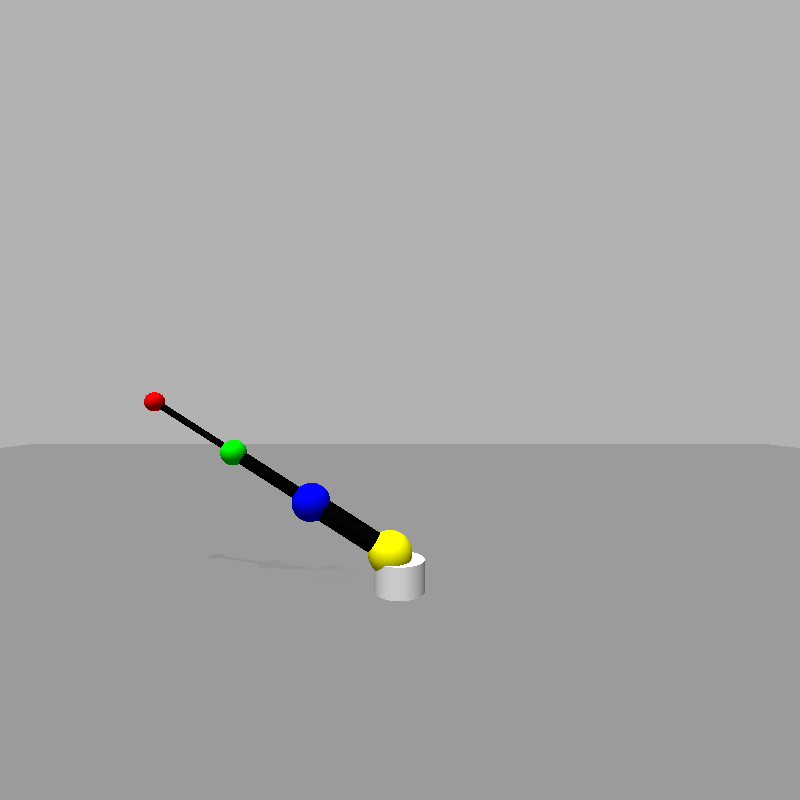
#> input picture image_copy.png, 800 x 800 px
$ python findAngles.py
#> lines starting #> are read from the running program, lines starting #| are printed output that depends on the picture; after the words box and inside, x2 and y2 are one past the last pixel; in counts of white or black regions, pixels touching at a corner belong together; long printed decimals are rounded
import cv2
import math
import numpy as np
from cv2 import imread
import statistics


def extractRed(image):
	red_part = cv2.inRange(image, np.array([0,0,220]), np.array([5,5,255]))
	return red_part
def extractBlue(image):
	red_part = cv2.inRange(image, np.array([220,0,0]), np.array([255,5,5]))
	return red_part
def extractGreen(image):
	red_part = cv2.inRange(image, np.array([0,220,0]), np.array([5,255,5]))
	return red_part
def extractYellow(image):
	red_part = cv2.inRange(image, np.array([0,220,220]), np.array([5,255,255]))
	return red_part

def findMean(img):
	# convert the grayscale image to binary image
	ret,thresh = cv2.threshold(img,127,255,0)
	# calculate moments of binary image
	M = cv2.moments(thresh)

	# calculate x,y coordinate of center
	cX = int(M["m10"] / M["m00"])
	cY = int(M["m01"] / M["m00"])
	return (cX,cY)


img = cv2.imread("image_copy.png")
#> img is the input picture: shape (800, 800, 3); mean B, G, R 166.7, 167, 166.9

red_image = extractRed(img)
#> in extractRed, `red_part = cv2.inRange(image, np.array([0,0,220]), np.array([5,5,255]))`:
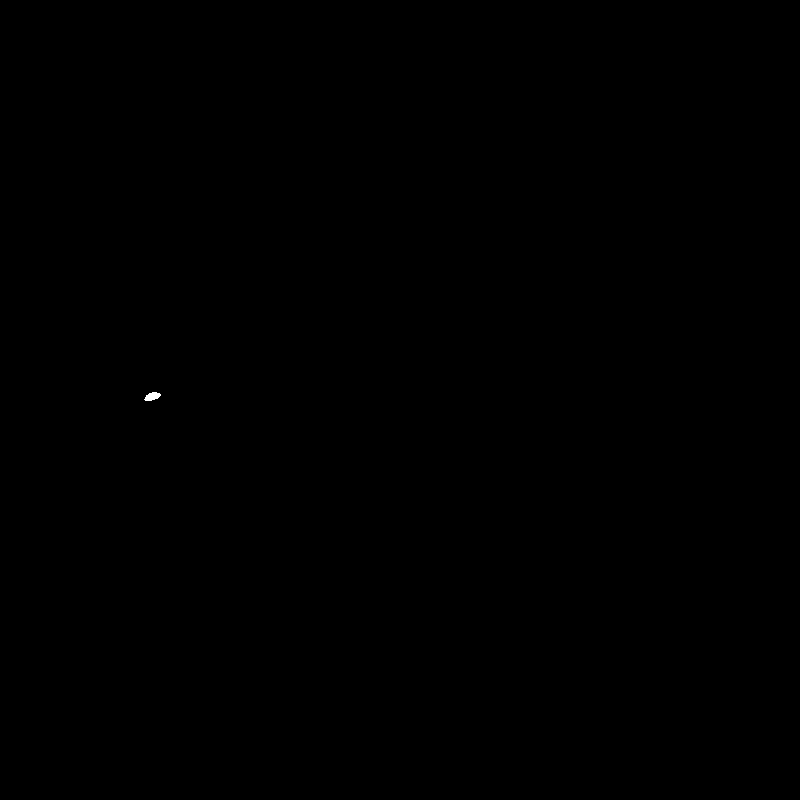
#> red_part: shape (800, 800); 0.02% white; 1 white region, box (x1, y1, x2, y2) and area: (144, 392, 161, 401) 103
red_center = (findMean (red_image))
#> in findMean, `M = cv2.moments(thresh)`: M = moments, m00 26265, centre m10/m00, m01/m00 = (152, 396.1)
#> in findMean, `cX = int(M["m10"] / M["m00"])`: cX = 151
#> in findMean, `cY = int(M["m01"] / M["m00"])`: cY = 396
#> red_center = (151, 396)
blue_image = extractBlue(img)
#> in extractBlue, `red_part = cv2.inRange(image, np.array([220,0,0]), np.array([255,5,5]))`: red_part: shape (800, 800); 0.08% white; 1 white region, box (x1, y1, x2, y2) and area: (293, 483, 325, 505) 523
blue_center = findMean(blue_image)
#> blue_center = (308, 493)
yellow_image = extractYellow(img)
#> in extractYellow, `red_part = cv2.inRange(image, np.array([0,220,220]), np.array([5,255,2..`:
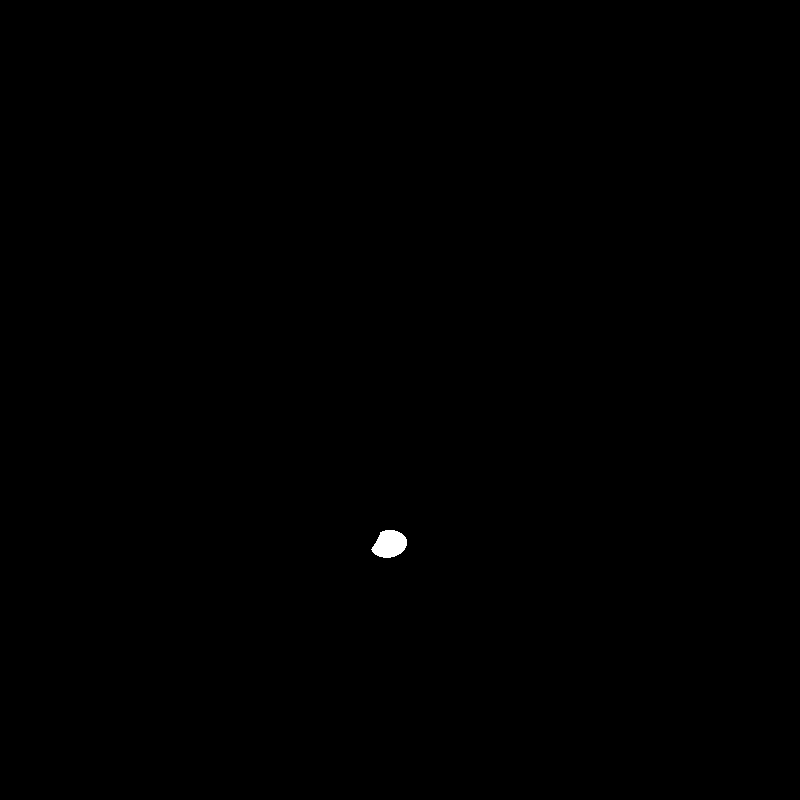
#> red_part: shape (800, 800); 0.12% white; 1 white region, box (x1, y1, x2, y2) and area: (371, 530, 407, 558) 739
yellow_center = findMean(yellow_image)
#> yellow_center = (389, 543)
green_image = extractGreen(img)
#> in extractGreen, `red_part = cv2.inRange(image, np.array([0,220,0]), np.array([5,255,5]))`: red_part: shape (800, 800); 0.03% white; 1 white region, box (x1, y1, x2, y2) and area: (221, 440, 242, 453) 206
green_center = findMean(green_image)
#> green_center = (231, 445)

#cv2.imshow('window',yellow_image)
#cv2.waitKey(2000)
#print(red_center[0])

tetha1 = math.atan2((blue_center[1]-yellow_center[1]) , (blue_center[0]-yellow_center[0]))
#> tetha1 = -2.59
tetha2 = math.atan2((blue_center[1]-green_center[1])  , (blue_center[0]-green_center[0]))
#> tetha2 = 0.557
tetha2 -= tetha1
#> tetha2 = 3.15
tetha2 %= math.pi
#> tetha2 = 0.0044
tetha3 = math.atan2((red_center[1]-green_center[1])   , (red_center[0]-green_center[0]))
#> tetha3 = -2.59
tetha3 -= tetha2
#> tetha3 = -2.6
tetha3 %= math.pi
#> tetha3 = 0.545

print("tetha1:", tetha1)
#| tetha1: -2.589
print("tetha2:", tetha2)
#| tetha2: 0.0044
print("tetha3:", tetha3)
#| tetha3: 0.5452
print("errors in angles becuase some portions of the joints were hidden")
